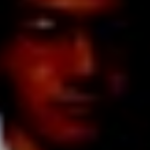
#> input picture cn/com/fangself/item/user.png, 150 x 150 px
$ python item_1.py
#> lines starting #> are read from the running program, lines starting #| are printed output that depends on the picture
#!/usr/bin/python
#-*-encoding:utf-8-*-

"""
Add a number into your QQ user header Image
"""
from PIL import Image
from PIL import ImageDraw
from PIL import ImageFont

num = "4"
shuiyin = "draw by http://fangself.com.cn"
img = Image.open("user.png")
#> img is the input picture: PIL image 150x150 RGBA; mean R, G, B, A 38.1, 4, 2.8, 255
width= 150


font_num = ImageFont.truetype("simfang.ttf",50)
font_shui_yin = ImageFont.truetype("simfang.ttf",10)
draw = ImageDraw.Draw(img)
draw.text((120,0),num,font=font_num)
draw.text((0,140),shuiyin,font=font_shui_yin)
img.save("cpy.png","png")
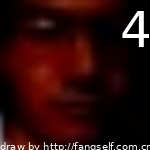
#> saved as cpy.png: PIL image 150x150 RGBA; mean R, G, B, A 45, 11.2, 10.1, 255
